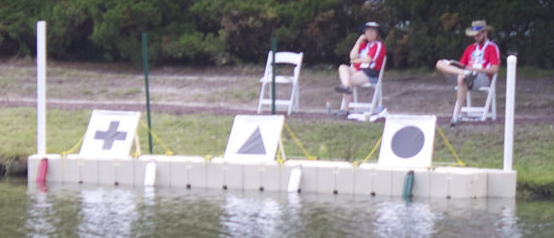
#> input picture dock.jpg, 554 x 238 px
$ python test1.py   (Python 2 division)   (older library calls are emulated)
#> lines starting #> are read from the running program, lines starting #| are printed output that depends on the picture; after the words box and inside, x2 and y2 are one past the last pixel; in counts of white or black regions, pixels touching at a corner belong together; long printed decimals are rounded
#!/usr/bin/python

import numpy as np
import cv2
from matplotlib import pyplot as plt
import math

i = 0
j = 0
corner = []

font = cv2.FONT_HERSHEY_SIMPLEX

#img = cv2.imread('dock.jpg')
img = cv2.imread('dock.jpg')
#> img is the input picture: shape (238, 554, 3); mean B, G, R 140.3, 139.4, 142.7

img_cruciform = cv2.imread('Cruciform.jpg', 0)
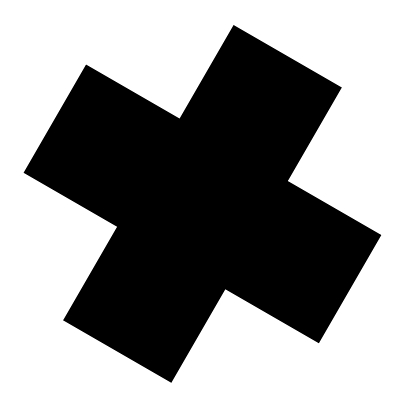
#> input picture Cruciform.jpg, 400 x 400 px
#> img_cruciform is the input picture: shape (400, 400); min 0, max 255, mean 144
img_triangle = cv2.imread('triangle_black.png', 0)
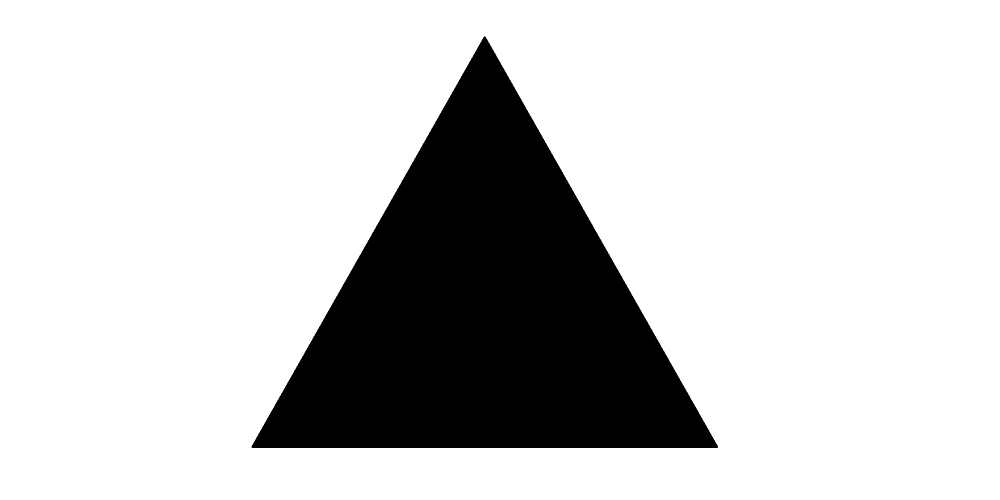
#> input picture triangle_black.png, 2000 x 1000 px (shown at 1/2 size)
#> img_triangle: shape (1000, 2000); 80.7% white; 1 black region, box (x1, y1, x2, y2) and area: (503, 73, 1436, 896) 386523
img_circle = cv2.imread('Circle.jpg', 0)
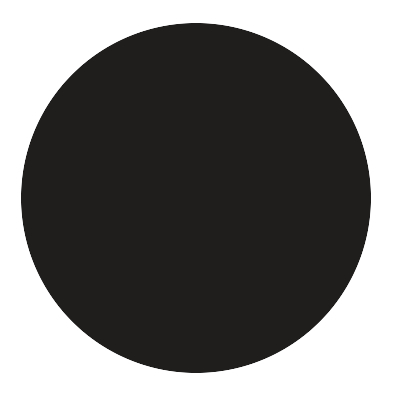
#> input picture Circle.jpg, 400 x 400 px
#> img_circle: shape (400, 400); min 29, max 255, mean 119.9

#img_cruciform = cv2.medianBlur(img_cruciform,9)
edges3 = cv2.Canny(img_cruciform,100, 200)
#> edges3: shape (400, 400); 1.2% white in thin lines or dots, all inside (x1, y1, x2, y2) = (24, 25, 381, 383)
contours,hierarchy = cv2.findContours(edges3,cv2.RETR_TREE,cv2.CHAIN_APPROX_NONE)
#> contours = 2 contours; box (x1, y1, x2, y2) and area: (24, 25, 381, 383) 69962, (24, 25, 381, 383) 69287
cnt_cruciform = contours[0]
#> cnt_cruciform = contour of 1174 points, box (x1, y1, x2, y2) (24, 25, 381, 383), area 69962

edges2 = cv2.Canny(img_triangle,0,0)
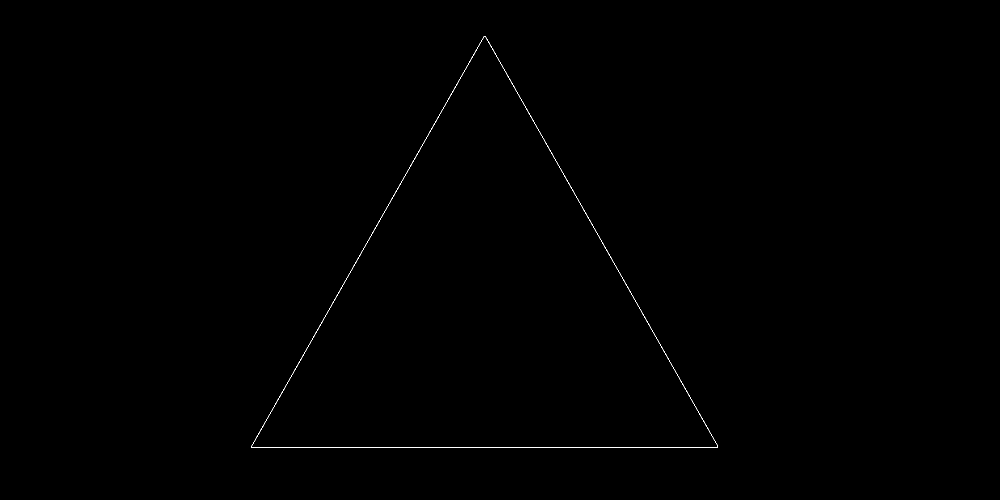
#> edges2: shape (1000, 2000) (shown at 1/2 size); 0.14% white in thin lines or dots, all inside (x1, y1, x2, y2) = (502, 72, 1436, 896)
#imgray = cv2.cvtColor(one_a,cv2.COLOR_BGR2GRAY)
#ret,thresh = cv2.threshold(img_triangle,230,255,cv2.THRESH_TOZERO_INV)
contours,hierarchy = cv2.findContours(edges2,cv2.RETR_TREE,cv2.CHAIN_APPROX_NONE)
#> contours = 2 contours; box (x1, y1, x2, y2) and area: (502, 72, 1436, 896) 386166, (502, 72, 1436, 896) 385944
cnt_triangle = contours[0]
#> cnt_triangle = contour of 2580 points, box (x1, y1, x2, y2) (502, 72, 1436, 896), area 386166
epsilon = 0.1*cv2.arcLength(cnt_triangle, True)
#> epsilon = 296.6
cnt_triangle = cv2.approxPolyDP(cnt_triangle,epsilon,True)
#> cnt_triangle = [[971, 73], [503, 895], [1435, 895]]

edges1 = cv2.Canny(img_circle,100,200)
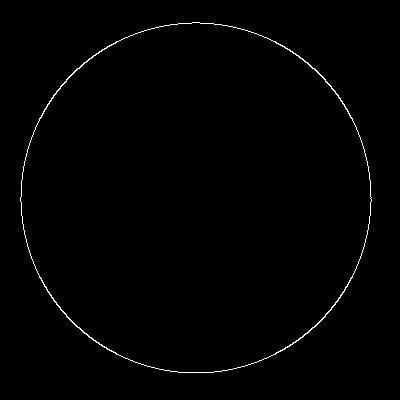
#> edges1: shape (400, 400); 0.78% white in thin lines or dots, all inside (x1, y1, x2, y2) = (20, 22, 372, 373)
contours,hierarchy = cv2.findContours(edges1,cv2.RETR_TREE,cv2.CHAIN_APPROX_NONE)
#> contours = 2 contours; box (x1, y1, x2, y2) and area: (20, 22, 372, 373) 96232, (20, 22, 372, 373) 95970
cnt_circle = contours[0]
#> cnt_circle = contour of 992 points, box (x1, y1, x2, y2) (20, 22, 372, 373), area 96232

img_real = cv2.imread('dock.jpg')
imgblur = cv2.medianBlur(img,9)


imgray = cv2.cvtColor(imgblur,cv2.COLOR_BGR2GRAY)

ret,thresh = cv2.threshold(imgray,240,255,cv2.THRESH_TOZERO)

contours, hierarchy = cv2.findContours(thresh, cv2.RETR_TREE, cv2.CHAIN_APPROX_SIMPLE)
#> contours = 14 contours; largest, box (x1, y1, x2, y2) and area: (374, 118, 434, 171) 2428, (217, 116, 282, 164) 2210, (78, 111, 138, 160) 2066, (389, 124, 426, 160) 976, (93, 120, 128, 151) 545

while i < len(contours):

	cnt = contours[i]

	M = cv2.moments(cnt)
	area = cv2.contourArea(cnt)
	#print area

	if area >= 2000:

		epsilon = 0.1*cv2.arcLength(cnt,True)
		approx = cv2.approxPolyDP(cnt,epsilon,True)
		x,y,w,h = cv2.boundingRect(approx)
		corner.append(x)
		corner.append(y)
		corner.append(w)
		corner.append(h)

		j += 1

		cv2.rectangle(img_real,(x,y),(x+w,y+h),(0,255,0),2)

	i += 1
#> this loop made 14 passes
#> (area, epsilon, approx, x, y, w, h) on passes 8, 10, 12: (2427.5, 20.55, [[433, 120], [390, 119], [374, 167], [425, 168]], 374, 119, 60, 50), (2209.5, 20.72, [[236, 118], [217, 162], [271, 163], [281, 119]], 217, 118, 65, 46), (2066.5, 19.36, [[95, 112], [78, 155], [126, 158], [137, 116]], 78, 112, 60, 47)
#> area on passes 1, 2, 4, 6, 7, 9: 101, 132.5, 161.5, 174, 47, 975.5
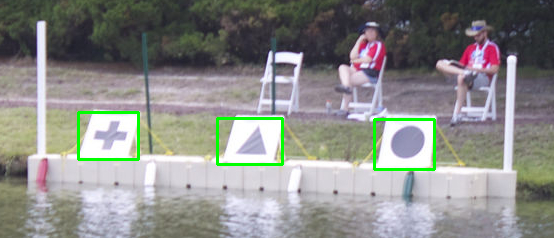
#> img_real: shape (238, 554, 3); 1.48% of pixels changed, all inside (x1, y1, x2, y2) = (77, 111, 436, 171)
#> after the loop, corner = [374, 119, 60, 50, 217, 118, 65, 46, 78, 112, 60, 47]; i = 14; j = 3

one = img[corner[1]:corner[1]+corner[3], corner[0]:corner[0]+corner[2]]
two = img[corner[5]:corner[5]+corner[7], corner[4]:corner[4]+corner[6]]
three = img[corner[9]:corner[9]+corner[11], corner[8]:corner[8]+corner[10]]
one_a = img_real[corner[1]:corner[1]+corner[3], corner[0]:corner[0]+corner[2]]
two_a = img[corner[5]:corner[5]+corner[7], corner[4]:corner[4]+corner[6]]
three_a = img[corner[9]:corner[9]+corner[11], corner[8]:corner[8]+corner[10]]


distance_from_center = 20

#**********************************************************************************************
imgray = cv2.cvtColor(one_a,cv2.COLOR_BGR2GRAY)
#> imgray: shape (50, 60)
ret,thresh = cv2.threshold(imgray,230,255,cv2.THRESH_TOZERO_INV)
#> thresh: shape (50, 60)
contours, hierarchy = cv2.findContours(thresh, cv2.RETR_TREE, cv2.CHAIN_APPROX_SIMPLE)
#> contours = 3 contours; box (x1, y1, x2, y2) and area: (0, 0, 60, 50) 2891, (1, 1, 60, 50) 2464, (16, 6, 51, 40) 870

width = imgray.shape[0]/2
#> width = 25
length = imgray.shape[1]/2
#> length = 30
#print width
#print length

for cnt in contours:
        approx = cv2.approxPolyDP(cnt,0.02*cv2.arcLength(cnt,True),True)
	#print len(approx)
	#cv2.drawContours(one,[cnt],0,(0,0,255),2)

	M = cv2.moments(approx)
	#print M
	cx = int(M['m10']/M['m00'])
	cy = int(M['m01']/M['m00'])


	d = math.sqrt((width-cx)*(width-cx) + (length-cy)*(length-cy))

        if len(approx)==3 and d < distance_from_center:
            cv2.drawContours(one,[cnt],0,(0,0,255),2)
	    cv2.putText(one, "triangle", (3,43), font, .5,(255,0,0),1, cv2.CV_AA)
	    cv2.circle(one,(cx,cy), 1, (0,255,0),-1)
	elif len(approx) == 12 and d < distance_from_center:
            cv2.drawContours(one,[cnt],0,(0,0,255),2)
	    cv2.putText(one, "cruciform", (3,43), font, .5,(255,0,0),1, cv2.CV_AA)
	    cv2.circle(one,(cx,cy), 1, (0,255,0),-1)
	elif len(approx) >= 8 and d < distance_from_center:
            cv2.drawContours(one,[cnt],0,(0,0,255),2)
	    cv2.putText(one, "circle", (3,43), font, .5,(255,0,0),1, cv2.CV_AA)
	    cv2.circle(one,(cx,cy), 1, (0,255,0),-1)
	    print d
#> this loop made 3 passes
#> (approx, cx, cy, d) on passes 1 to 2: ([[0, 0], [0, 49], [59, 49], [59, 0]], 29, 24, 7.21), ([[11, 2], [58, 1], [57, 45], [2, 49]], 31, 24, 8.49)
#> (cx, cy, d) on pass 3: (33, 22, 11.31)
#| 11.314
#> one: shape (50, 60, 3); mean B, G, R 191.3, 175.2, 204.5

cv2.circle(one,(length,width), 1, (255,255,0),-1)
#> one: shape (50, 60, 3); mean B, G, R 191.4, 175.4, 204.2


"""i = 0
area_max = 0.0

while i < len(contours):

	cnt = contours[i]

	M = cv2.moments(cnt)
	area = cv2.contourArea(cnt)
	if area > area_max:
		area_max = area
		cnt_max = contours[i]
		hold = i
	i += 1

x,y,w,h = cv2.boundingRect(cnt_max)
aspect_ratio = float (w)/h
#print aspect_ratio

try_circ = (1 - cv2.matchShapes(cnt_max,cnt_circle,1,0.0))*100
try_tria = (1 - cv2.matchShapes(cnt_max,cnt_triangle,1,0.0))*100
try_cruc = (1 - cv2.matchShapes(cnt_max,cnt_cruciform,1,0.0))*100

print "CIRCLE"
print "circle:    %3.2f" % try_circ
print "triangle:  %3.2f" % try_tria
print "cruciform: %3.2f" % try_cruc
print "****"

if try_circ > try_tria and try_circ > try_cruc:
	cv2.putText(one, "circle", (3,43), font, .5,(255,0,0),1, cv2.CV_AA)
elif try_tria > try_circ and try_tria > try_cruc:
	cv2.putText(one, "triangle", (3,43), font, .5,(255,0,0),1, cv2.CV_AA)
elif try_cruc > try_circ and try_cruc > try_tria:
	cv2.putText(one, "cruciform", (3,43), font, .5,(255,0,0),1, cv2.CV_AA)
else:
	cv2.putText(one, "error", (3,43), font, .5,(255,0,0),1, cv2.CV_AA)

#print len(contours[hold])
cnt = contours[hold]
cv2.drawContours(one, [cnt], 0, (0,255,0), 1)"""

#**********************************************************************************************

imgray = cv2.cvtColor(two_a,cv2.COLOR_BGR2GRAY)
#> imgray: shape (46, 65)
ret,thresh = cv2.threshold(imgray,230,255,cv2.THRESH_TOZERO_INV)
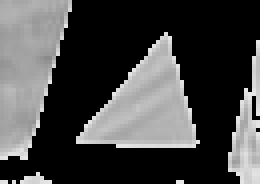
#> thresh: shape (46, 65) (shown 4 times larger); min 0, max 230, mean 70.7
contours, hierarchy = cv2.findContours(thresh, cv2.RETR_TREE, cv2.CHAIN_APPROX_SIMPLE)
#> contours = 7 contours, 4 with area under 20; largest, box (x1, y1, x2, y2) and area: (0, 0, 18, 40) 452, (19, 8, 50, 37) 438, (57, 10, 65, 46) 113

width = imgray.shape[0]/2
#> width = 23
length = imgray.shape[1]/2
#> length = 32


for cnt in contours:
        approx = cv2.approxPolyDP(cnt,0.02*cv2.arcLength(cnt,True),True)

	M = cv2.moments(approx)
	#print M
#> (the run stopped early here; a loop or call above may not have finished)
